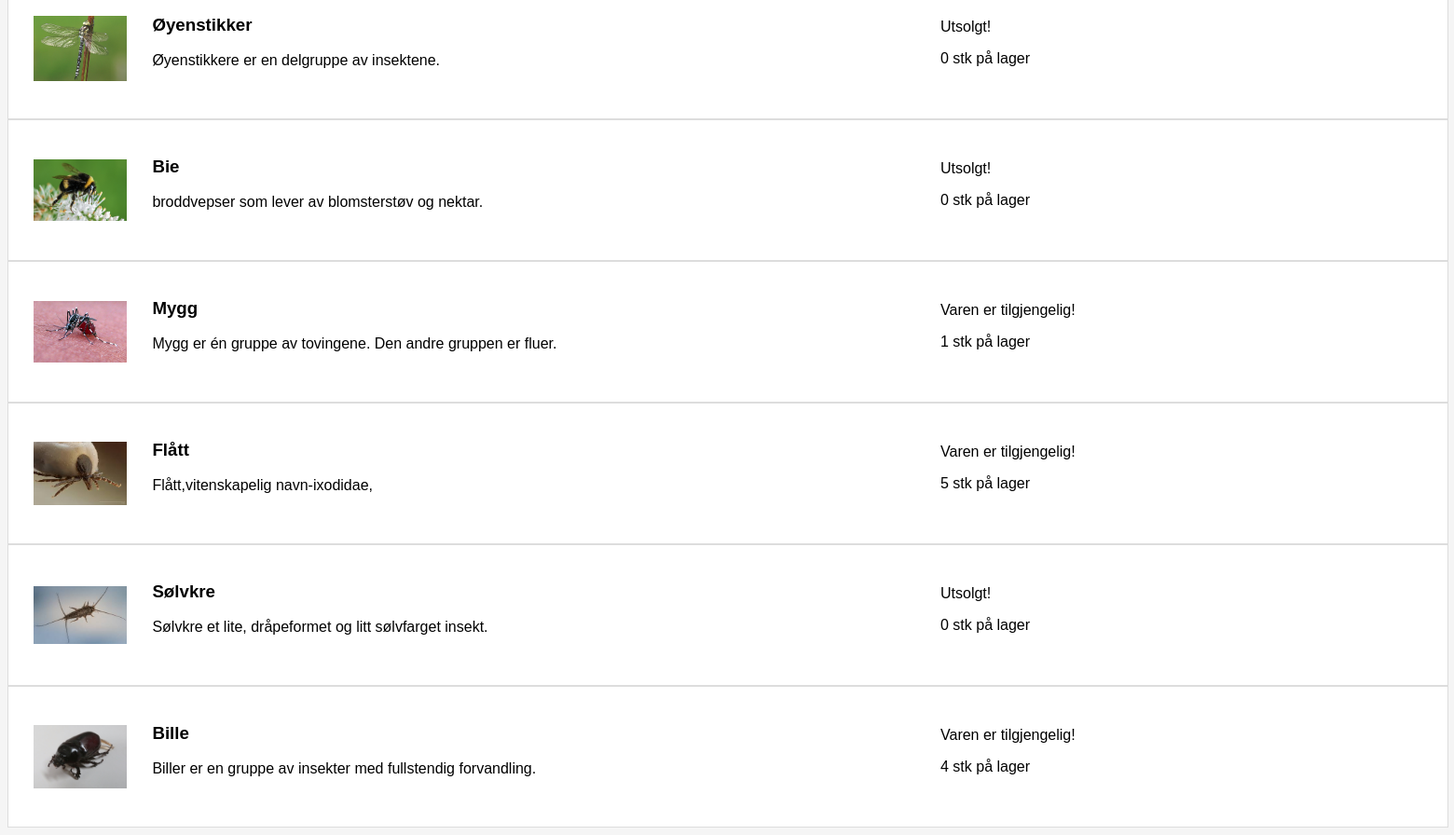
Before: /functions/searchall.php (lower part) with the older database file.
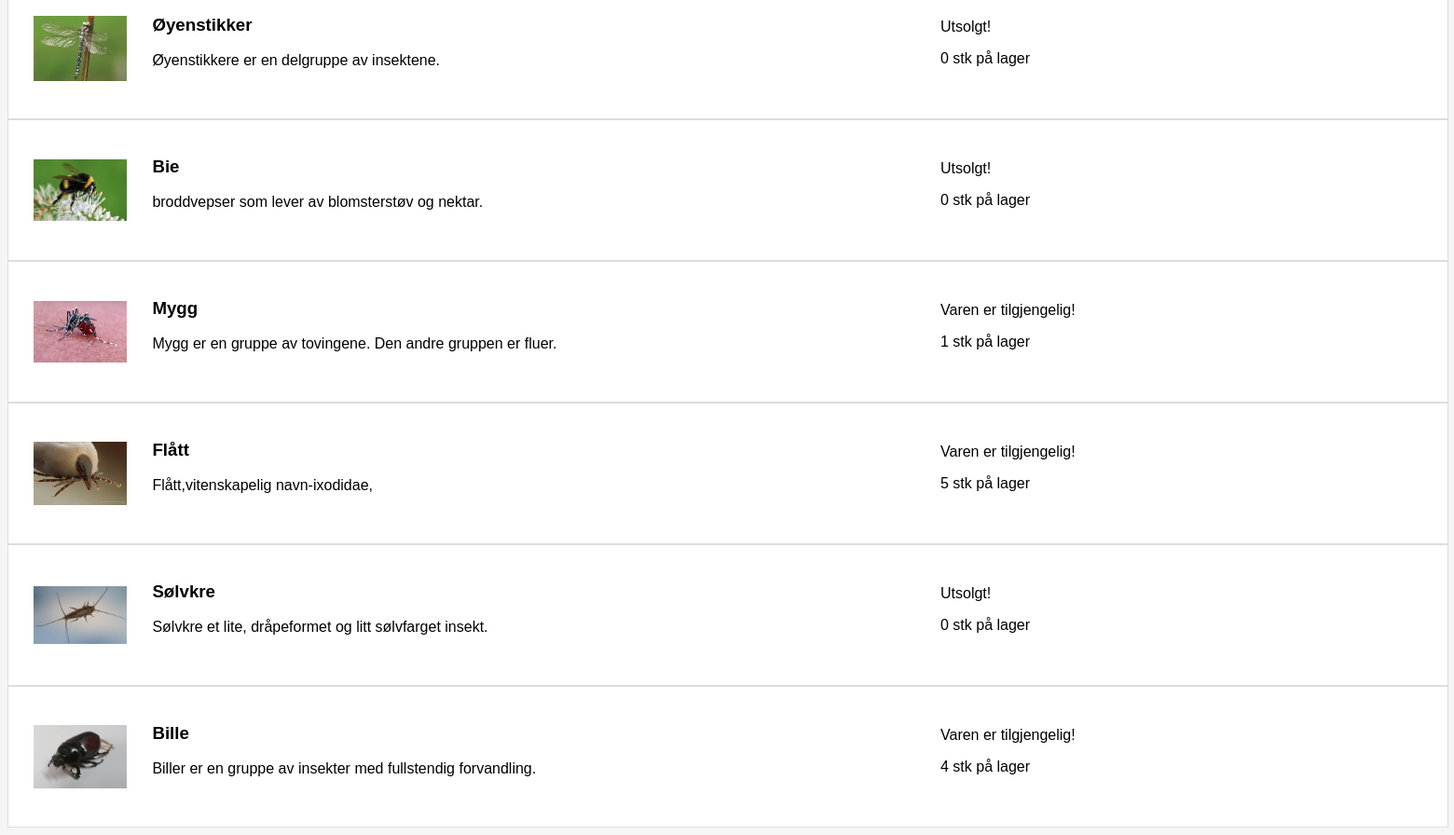
After: the same page with the newer database file.
### tables this page shows
CREATE TABLE `bugs` (
  `bugID` int(4) NOT NULL,
  `BugImages` varchar(500) NOT NULL,
  `bugname` varchar(15) NOT NULL,
  `bugDescription` varchar(255) NOT NULL,
  `InStock` int(1) NOT NULL,
  `iStock` int(1) NOT NULL
);

### functions/connect.php (called while the page is built, shortened)
<?php
function OpenCon()
 {
 $dbhost = "localhost";
 $dbuser = "root";
 $dbpass = "";
 $db = "Bugs";
 $conn = new mysqli($dbhost, $dbuser, $dbpass,$db) or die("Connect failed: %s\n". $conn -> error);
 return $conn;
 }
 ?>

### functions/showall.php (the view, shortened to what this page needs)
<?php
function searchAll() {
        $raw_results = mysqli_query(openCon(), "SELECT * FROM bugs
            WHERE bugname LIKE '%' ");
        if(mysqli_num_rows($raw_results) > 0){
            while($results = mysqli_fetch_array($raw_results)){
            if($results['InStock'] > 0){
              $IsInStock = "Varen er tilgjengelig!";
            }
            else{
              $IsInStock = "Utsolgt!";
            }
                echo '<div id="searchResultsContainer">
                			<div id="ImageContainer">
                				<img src="'.$results["BugImages"].'">
                			</div>
                				<div id="textContainer"><h3>'.$results["bugname"].'</h3>'.$results["bugDescription"].'
                			</div>
                			<div id="antallInStock"><p>',$IsInStock,'</p>'.$results["InStock"].' stk på lager
                			</div>
                		</div>';
            }
        }
        else{
            echo "No results";
        }
    }
?>

### functions/searchall.php (shortened to what this page needs)
<!DOCTYPE html>
<html>
<?php
include '../functions/connect.php';
?>
<head>
  <link rel="stylesheet" type="text/css" href="../css/style.css">
</head>
<body>
  <?php
  include '../functions/showall.php';
    searchAll();
  ?>
</body>
</html>

### css/style.css (style rules this page uses)
body { font-family: Helvetica; background-color: whitesmoke; }
html { background-size: 100% 100%; overflow-x: hidden; }
#searchResultsContainer { height: 150px; width: 100%; background-color: white; position: relative; border: 1px solid #ddd; }
#ImageContainer { height: 100px; width: 100px; position: absolute; background-color: white; margin-left: auto; margin-right: auto; display: block; top: 50%; left: 5%; transform: translate(-50%, -50%); }
img { width: 100%; height: 100%; object-fit: contain; }
#textContainer { position: relative; top: 20px; left: 10%; }
#antallInStock { position: relative; left: 1000px; top: -50px; }

Changed rows visible on the page:
changed bugs "Mygg": bugDescription "Mygg er én gruppe av tovingene. Den andre gruppen er fluer." → "Mygg er en gruppe av tovingene. Den andre gruppen er fluer."
